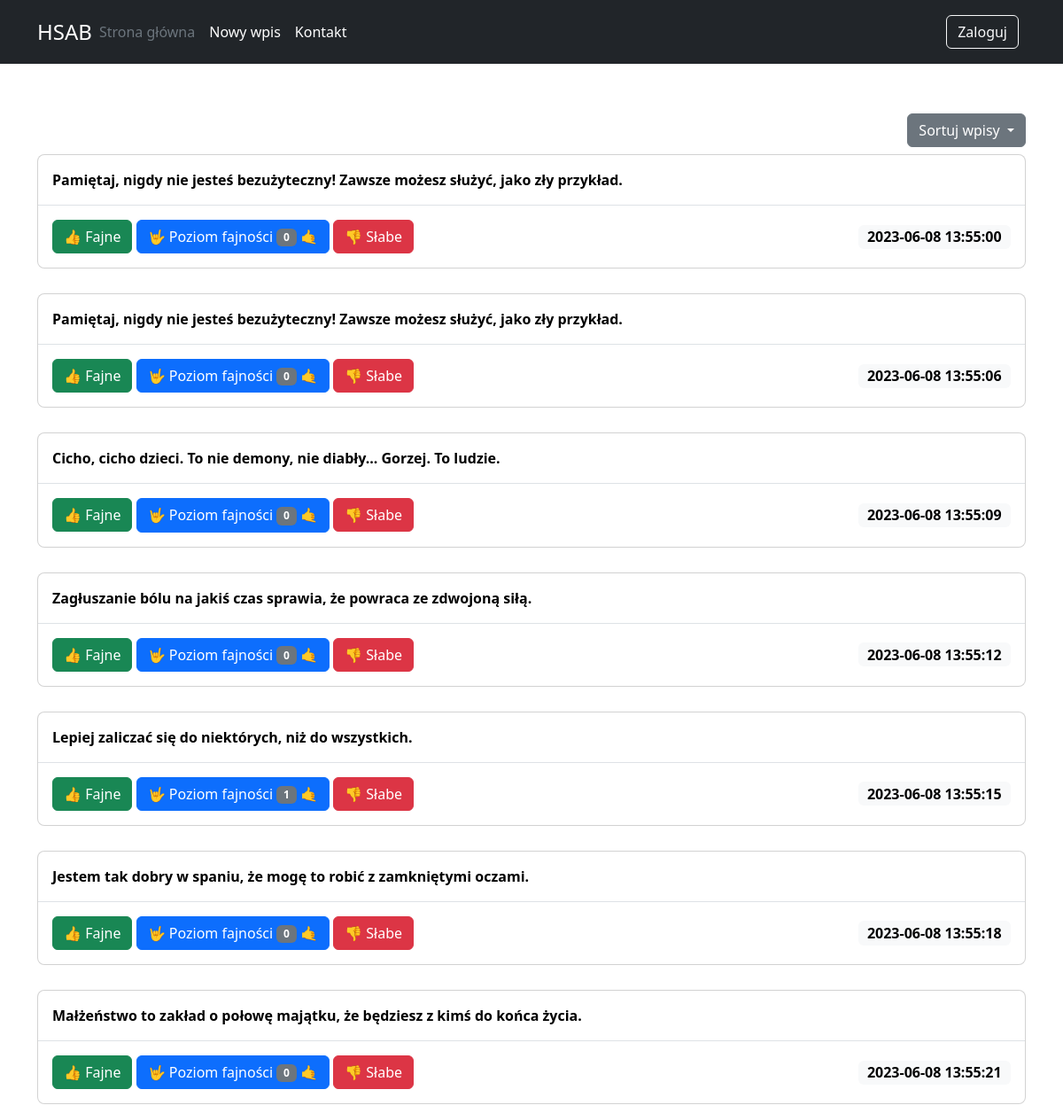
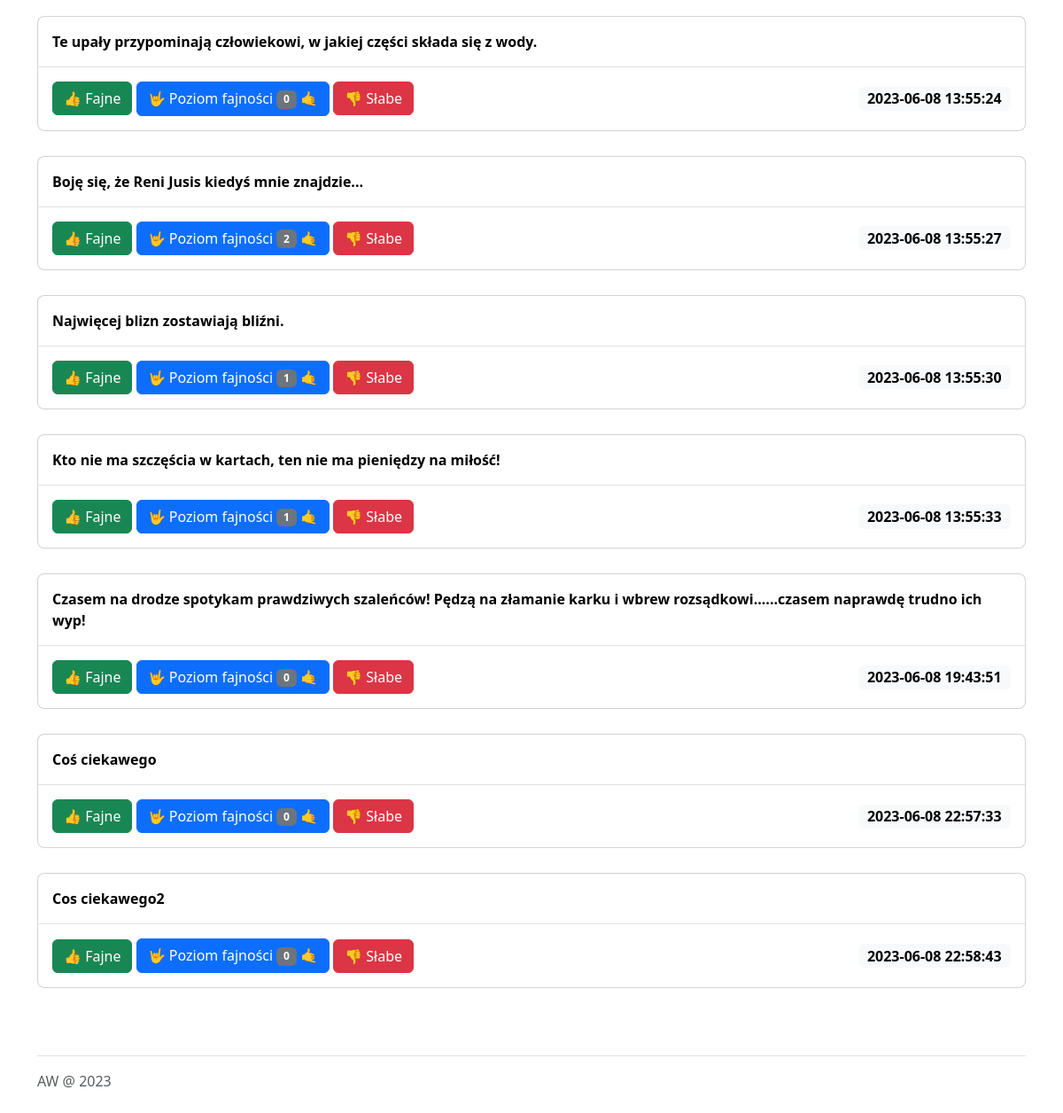
The page /?sort_on=datasc on the database its author committed (2 pictures, top to bottom).
### tables this page shows
CREATE TABLE posts
(
    id      INTEGER PRIMARY KEY AUTOINCREMENT,
    created TIMESTAMP NOT NULL DEFAULT CURRENT_TIMESTAMP,
    content TEXT      NOT NULL,
    vote    INTEGER   NOT NULL DEFAULT '0'
);

### app.py (the view)
@app.route('/')
def index():
    sort_on = request.args.get('sort_on', None)
    if (sort_on == 'cool'):
        args = 'vote desc'
    elif (sort_on == 'notcool'):
        args = 'vote asc'
    elif (sort_on == 'datasc'):
        args = 'created asc'
    elif (sort_on == 'datdesc'):
        args = 'created desc'
    else:
        args = 'id desc'
    conn = get_db_connection()
    query = 'SELECT * FROM posts ORDER BY {args}'.format(args=args)
    posts = conn.execute(query).fetchall()
    conn.close()
    return render_template('index.html', posts=posts)

### app.py (called while the page is built)
def get_db_connection():
    conn = sqlite3.connect('database.db')
    conn.row_factory = sqlite3.Row
    return conn

### templates/index.html (shortened to what this page needs)
{% extends 'base.html' %}
{% block content %}
    <div class="row float-end py-2">
        <div class="dropdown">
            <button class="btn btn-secondary dropdown-toggle" type="button" data-bs-toggle="dropdown"
                    aria-expanded="false">
                Sortuj wpisy
            </button>
        </div>
    </div>
    {% for post in posts %}
        <div class="modal" tabindex="-1" style="display: contents;">
        <div class="modal-dialog">
            <div class="modal-content">
                <div class="modal-header">
                    <p><a href="{{ url_for('post', post_id=post['id']) }}">{{ post['content'] }}</a></p>
                </div>
                <div class="modal-footer">
                    <div class="col">
                        <a href="{{ url_for('cool', id=post['id']) }}"><button type="button" class="btn btn-success">👍 Fajne</button></a>
                        <button type="button" class="btn btn-primary">🤟 Poziom fajności <span class="badge text-bg-secondary">{{ post['vote'] }} </span> 🤙</button>
                        <a href="{{ url_for('notcool', id=post['id']) }}"><button type="button" class="btn btn-danger">👎 Słabe</button></a>
                    </div>
                    <div class="col-auto">
                        <span class="badge text-bg-light increase-size">{{ post['created'] }}</span>
                    </div>
                    </div>
                </div>
            </div>
        </div>
    {% endfor %}
{% endblock %}

### static/css/style.css (style rules this page uses)
.modal-dialog { max-width: 100% !important; }
.modal-header { border-bottom: none !important; }
.modal-header p { margin-top: 0 !important; margin-bottom: 0 !important; }
.increase-size { font-size: 1rem !important; }
.modal-header p a { text-decoration: none; font-weight: bolder; color: black; }

### rows shown on the page
posts: content "Pamiętaj, nigdy nie jesteś bezużyteczny! Zawsze możesz służyć, jako zły przykład.", vote "0", created "2023-06-08 13:55:00"
posts: content "Pamiętaj, nigdy nie jesteś bezużyteczny! Zawsze możesz służyć, jako zły przykład.", vote "0", created "2023-06-08 13:55:06"
posts: content "Cicho, cicho dzieci. To nie demony, nie diabły... Gorzej. To ludzie.", vote "0", created "2023-06-08 13:55:09"
posts: content "Zagłuszanie bólu na jakiś czas sprawia, że powraca ze zdwojoną siłą.", vote "0", created "2023-06-08 13:55:12"
posts: content "Lepiej zaliczać się do niektórych, niż do wszystkich.", vote "1", created "2023-06-08 13:55:15"
posts: content "Jestem tak dobry w spaniu, że mogę to robić z zamkniętymi oczami.", vote "0", created "2023-06-08 13:55:18"
posts: content "Małżeństwo to zakład o połowę majątku, że będziesz z kimś do końca życia.", vote "0", created "2023-06-08 13:55:21"
posts: content "Te upały przypominają człowiekowi, w jakiej części składa się z wody.", vote "0", created "2023-06-08 13:55:24"
posts: content "Boję się, że Reni Jusis kiedyś mnie znajdzie...", vote "2", created "2023-06-08 13:55:27"
posts: content "Najwięcej blizn zostawiają bliźni.", vote "1", created "2023-06-08 13:55:30"
posts: content "Kto nie ma szczęścia w kartach, ten nie ma pieniędzy na miłość!", vote "1", created "2023-06-08 13:55:33"
posts: content "Czasem na drodze spotykam prawdziwych szaleńców! Pędzą na złamanie karku i wbrew rozsądkowi......czasem naprawdę trudno ich wyp!", vote "0", created "2023-06-08 19:43:51"
posts: content "Coś ciekawego", vote "0", created "2023-06-08 22:57:33"
posts: content "Cos ciekawego2", vote "0", created "2023-06-08 22:58:43"
